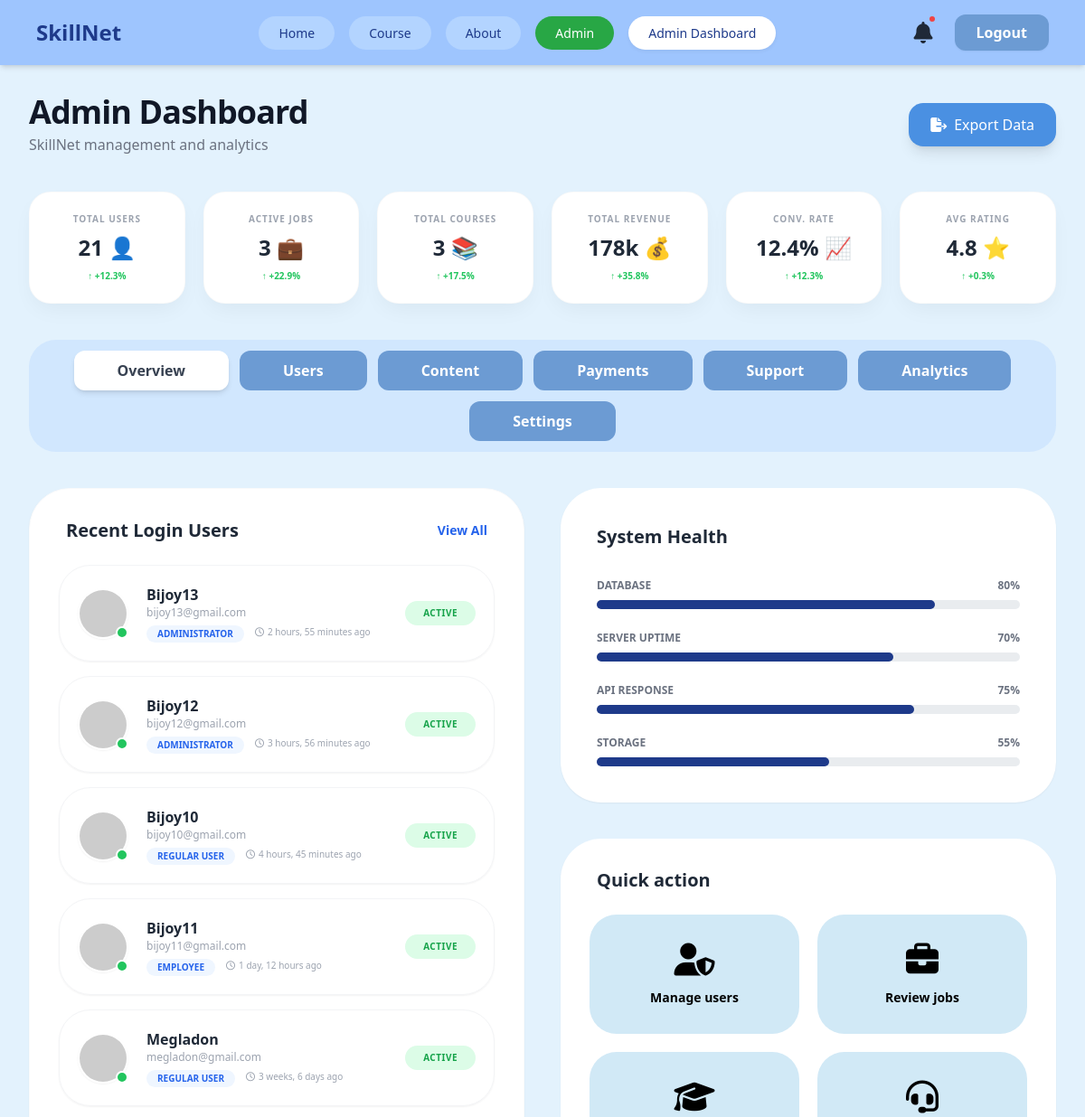
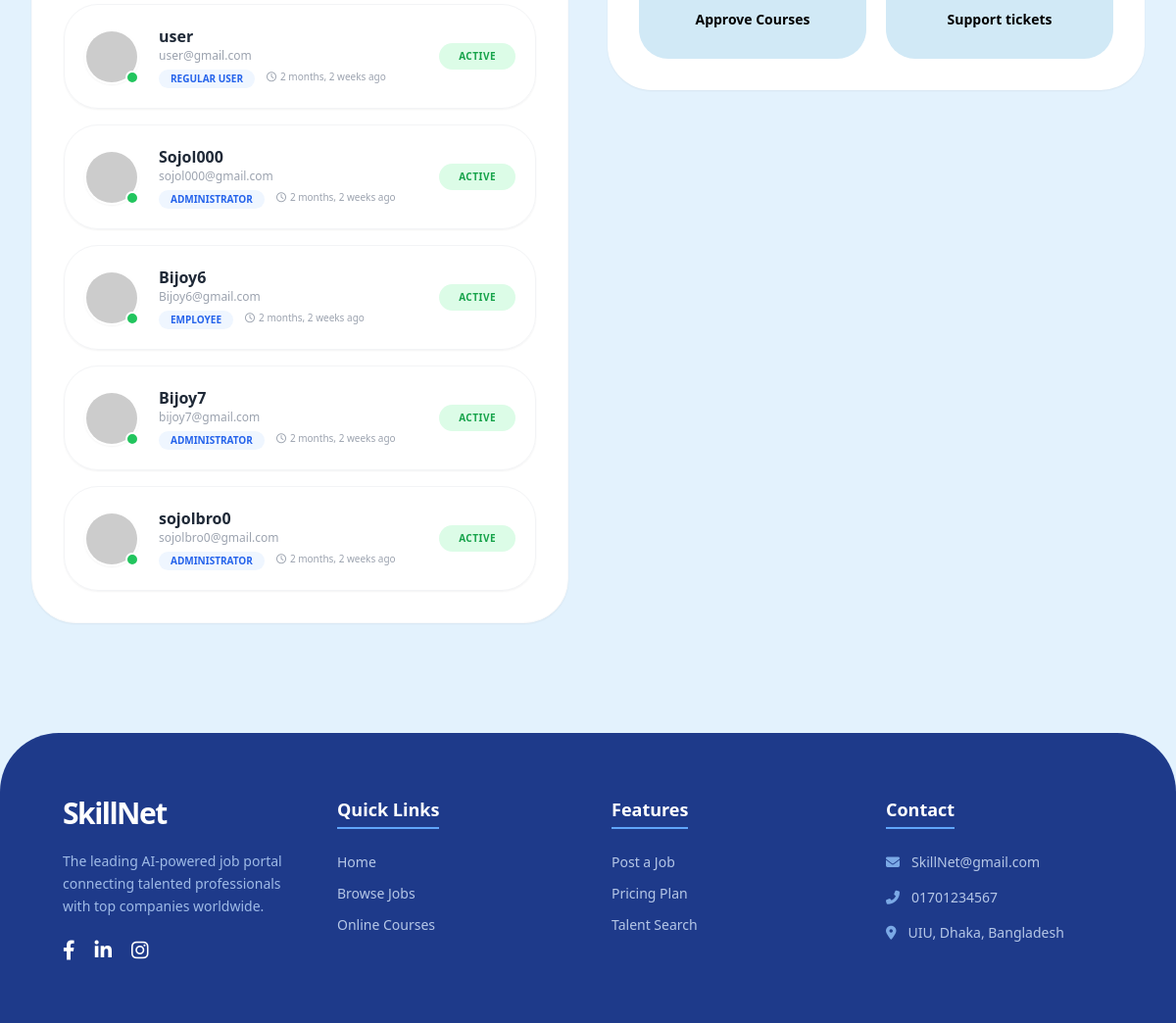
The app's page /dashboard/ (signed in) with its own data (2 pictures, top to bottom).
### accounts/models.py (models this page shows, shortened)
class CustomUser(models.Model):
    USER_TYPES = (
        ('user', 'Regular User'),
        ('employee', 'Employee'),
        ('admin', 'Administrator'),
    )
    user = models.OneToOneField(User, on_delete=models.CASCADE)
    user_type = models.CharField(max_length=20, choices=USER_TYPES, default='user')
    created_at = models.DateTimeField(auto_now_add=True)
    updated_at = models.DateTimeField(auto_now=True)

### app/views.py (the view)
# urls.py: path('dashboard/', views.dashboard, name='dashboard'),
@login_required
def dashboard(request):
    total_users = CustomUser.objects.count()
    total_active_jobs = Job.objects.filter(is_active=True).count()
    total_courses = Course.objects.filter(is_active=True).count()
    recent_login_profiles = CustomUser.objects.all().order_by('-user__last_login')[:10]
    context = {
        'total_users': total_users,
        'total_active_jobs': total_active_jobs,
        'total_courses': total_courses,
        'recent_login_profiles': recent_login_profiles,
    }
    return render(request, 'admin_dashboard.html', context)

### static/templates/admin_dashboard.html (shortened to what this page needs)
<!DOCTYPE html>
<html lang="en">
<head>
    <script src="https://cdn.tailwindcss.com"></script>
    <link rel="stylesheet" href="https://cdnjs.cloudflare.com/ajax/libs/font-awesome/6.4.0/css/all.min.css" />
</head>
<body>
    <nav class="bg-[#9EC5FE] px-10 py-4 flex justify-between items-center shadow-md sticky top-0 z-50">
        <div class="text-2xl font-bold text-[#1E3A8A]">SkillNet</div>
        <div class="hidden md:flex items-center gap-4">
            <a href="/" class="nav-pill">Home</a>
            <a href="#" class="nav-pill">Course</a>
            <a href="#" class="nav-pill">About</a>
            <a href="#" class="nav-pill-active">Admin</a>
            <a href="{% url 'app:dashboard' %}" class="nav-pill-white">Admin Dashboard</a>
        </div>
        <div class="flex items-center gap-6">
            <div class="relative cursor-pointer">
                <i class="fas fa-bell text-2xl text-gray-800"></i>
                <span class="absolute -top-1 -right-1 bg-red-500 w-2.5 h-2.5 rounded-full border-2 border-[#9EC5FE]"></span>
            </div>
            <form method="post" action="{% url 'logout' %}">
                <button type="submit" class="bg-[#6C9BD3] text-white px-6 py-2 rounded-xl font-bold hover:bg-[#1E3A8A] transition shadow-sm">
                    Logout
                </button>
            </form>
        </div>
    </nav>
    <div class="max-w-7xl mx-auto p-8">
        <div class="flex justify-between items-center mb-10">
            <div>
                <h1 class="text-4xl font-bold text-gray-900 tracking-tight">Admin Dashboard</h1>
                <p class="text-gray-500 mt-1 font-medium">SkillNet management and analytics</p>
            </div>
            <button class="bg-[#4A90E2] text-white px-6 py-3 rounded-2xl flex items-center gap-2 shadow-lg hover:bg-blue-600 transition">
                <i class="fas fa-file-export"></i> Export Data
            </button>
        </div>
        <div class="grid grid-cols-2 md:grid-cols-3 lg:grid-cols-6 gap-5 mb-10">
            <div class="stat-card">
                <p class="text-[10px] uppercase text-gray-400 font-bold tracking-widest">Total users</p>
                <div class="text-2xl font-black my-2 text-gray-800">{{ total_users|default:"0" }} <span class="text-blue-300">👤</span></div>
                <p class="text-[10px] text-green-500 font-bold">↑ +12.3%</p>
            </div>
            <div class="stat-card">
                <p class="text-[10px] uppercase text-gray-400 font-bold tracking-widest">Active jobs</p>
                <div class="text-2xl font-black my-2 text-gray-800">{{ total_active_jobs|default:"0" }} <span class="text-blue-300">💼</span></div>
                <p class="text-[10px] text-green-500 font-bold">↑ +22.9%</p>
            </div>
            <div class="stat-card">
                <p class="text-[10px] uppercase text-gray-400 font-bold tracking-widest">Total courses</p>
                <div class="text-2xl font-black my-2 text-gray-800">{{ total_courses|default:"0" }} <span class="text-blue-300">📚</span></div>
                <p class="text-[10px] text-green-500 font-bold">↑ +17.5%</p>
            </div>
            <div class="stat-card">
                <p class="text-[10px] uppercase text-gray-400 font-bold tracking-widest">Total revenue</p>
                <div class="text-2xl font-black my-2 text-gray-800">178k <span class="text-yellow-400">💰</span></div>
                <p class="text-[10px] text-green-500 font-bold">↑ +35.8%</p>
            </div>
            <div class="stat-card">
                <p class="text-[10px] uppercase text-gray-400 font-bold tracking-widest">Conv. rate</p>
                <div class="text-2xl font-black my-2 text-gray-800">12.4% <span class="text-green-300">📈</span></div>
                <p class="text-[10px] text-green-500 font-bold">↑ +12.3%</p>
            </div>
            <div class="stat-card">
                <p class="text-[10px] uppercase text-gray-400 font-bold tracking-widest">Avg rating</p>
                <div class="text-2xl font-black my-2 text-gray-800">4.8 <span class="text-yellow-400">⭐</span></div>
                <p class="text-[10px] text-green-500 font-bold">↑ +0.3%</p>
            </div>
        </div>
        <div class="bg-[#B3D4FF]/40 p-3 rounded-[30px] flex flex-wrap gap-3 justify-center mb-10">
            <button class="px-12 py-2.5 bg-white rounded-xl shadow-md font-bold text-gray-700">Overview</button>
            <a href="{% url 'app:manage_users' %}" class="px-12 py-2.5 bg-[#6C9BD3] text-white rounded-xl font-bold hover:bg-[#1E3A8A] transition text-center">Users</a>
            <button class="px-12 py-2.5 bg-[#6C9BD3] text-white rounded-xl font-bold hover:bg-[#1E3A8A]">Content</button>
            <button class="px-12 py-2.5 bg-[#6C9BD3] text-white rounded-xl font-bold hover:bg-[#1E3A8A]">Payments</button>
            <button class="px-12 py-2.5 bg-[#6C9BD3] text-white rounded-xl font-bold hover:bg-[#1E3A8A]">Support</button>
            <button class="px-12 py-2.5 bg-[#6C9BD3] text-white rounded-xl font-bold hover:bg-[#1E3A8A]">Analytics</button>
            <button class="px-12 py-2.5 bg-[#6C9BD3] text-white rounded-xl font-bold hover:bg-[#1E3A8A]">Settings</button>
        </div>
        <div class="grid grid-cols-1 lg:grid-cols-2 gap-10">
            <div class="bg-white p-8 rounded-[45px] shadow-sm border border-gray-50">
                <div class="flex justify-between items-center mb-6 px-2">
                    <h3 class="text-xl font-bold text-gray-800">Recent Login Users</h3>
                    <a href="{% url 'app:manage_users' %}" class="text-sm font-bold text-blue-600 hover:underline">View All</a>
                </div>
                <div class="space-y-4">
                    {% for profile in recent_login_profiles %}
                    <div class="flex items-center justify-between p-5 border border-gray-100 rounded-[35px] hover:bg-gray-50 transition shadow-sm hover:shadow-md duration-300">
                        <div class="flex items-center gap-5">
                            <div class="relative">
                                {% if profile.profile_picture %}
                                    <img src="{{ profile.profile_picture.url }}" class="w-14 h-14 rounded-full border-2 border-white shadow-sm object-cover">
                                {% else %}
                                    <img src="https://ui-avatars.com/api/?name={{ profile.user.username }}&background=random&color=fff" class="w-14 h-14 rounded-full border-2 border-white shadow-sm">
                                {% endif %}
                                <span class="absolute bottom-0 right-0 w-3.5 h-3.5 bg-green-500 border-2 border-white rounded-full"></span>
                            </div>
                            <div>
                                <h4 class="font-bold text-gray-800 text-base">{{ profile.user.username }}</h4>
                                <p class="text-xs text-gray-400 font-medium">{{ profile.user.email }}</p>
                                <div class="flex gap-3 mt-1.5">
                                    <span class="text-[10px] bg-blue-50 text-blue-600 px-3 py-0.5 rounded-full font-bold uppercase">{{ profile.get_user_type_display }}</span>
                                    <span class="text-[10px] text-gray-400"><i class="far fa-clock mr-1"></i>{{ profile.user.last_login|timesince }} ago</span>
                                </div>
                            </div>
                        </div>
                        <span class="px-5 py-1.5 rounded-full text-[10px] font-black uppercase tracking-wider {% if profile.user.is_active %}bg-green-100 text-green-600{% else %}bg-red-100 text-red-600{% endif %}">
                            {% if profile.user.is_active %}Active{% else %}Blocked{% endif %}
                        </span>
                    </div>
                    {% empty %}
                    <div class="text-center py-12 text-gray-400">No recent activity found.</div>
                    {% endfor %}
                </div>
            </div>
            <div class="space-y-10">
                <div class="bg-white p-10 rounded-[45px] shadow-sm">
                    <h3 class="text-xl font-bold mb-8 text-gray-800">System Health</h3>
                    <div class="space-y-6">
                        <div>
                            <div class="flex justify-between text-xs mb-2 font-bold text-gray-500 uppercase"><span>Database</span><span>80%</span></div>
                            <div class="health-bar-bg"><div class="health-bar-fill" style="width: 80%"></div></div>
                        </div>
                        <div>
                            <div class="flex justify-between text-xs mb-2 font-bold text-gray-500 uppercase"><span>Server Uptime</span><span>70%</span></div>
                            <div class="health-bar-bg"><div class="health-bar-fill" style="width: 70%"></div></div>
                        </div>
                        <div>
                            <div class="flex justify-between text-xs mb-2 font-bold text-gray-500 uppercase"><span>API Response</span><span>75%</span></div>
                            <div class="health-bar-bg"><div class="health-bar-fill" style="width: 75%"></div></div>
                        </div>
                        <div>
                            <div class="flex justify-between text-xs mb-2 font-bold text-gray-500 uppercase"><span>Storage</span><span>55%</span></div>
                            <div class="health-bar-bg"><div class="health-bar-fill" style="width: 55%"></div></div>
                        </div>
                    </div>
                </div>
                <div class="bg-white p-8 rounded-[45px] shadow-sm">
                    <h3 class="text-xl font-bold mb-6 text-gray-800 ml-2">Quick action</h3>
                    <div class="grid grid-cols-2 gap-5">
                        <a href="{% url 'app:manage_users' %}" class="action-box group">
    <i class="fas fa-user-shield text-4xl mb-3 block group-hover:scale-110 transition duration-300"></i>
    <p class="font-bold text-sm">Manage users</p>
</a>
                        <div class="action-box group">
                            <i class="fas fa-briefcase text-4xl mb-3 block group-hover:scale-110 transition duration-300"></i>
                            <p class="font-bold text-sm">Review jobs</p>
                        </div>
                        <div class="action-box group">
                            <i class="fas fa-graduation-cap text-4xl mb-3 block group-hover:scale-110 transition duration-300"></i>
                            <p class="font-bold text-sm">Approve Courses</p>
                        </div>
                        <div class="action-box group">
                            <i class="fas fa-headset text-4xl mb-3 block group-hover:scale-110 transition duration-300"></i>
                            <p class="font-bold text-sm">Support tickets</p>
                        </div>
                    </div>
                </div>
            </div>
        </div>
    </div>
    <footer class="bg-[#1E3A8A] text-white p-16 mt-20 rounded-t-[60px]">
        <div class="max-w-7xl mx-auto grid grid-cols-1 md:grid-cols-4 gap-12">
            <div>
                <h2 class="text-3xl font-black mb-5 tracking-tighter">SkillNet</h2>
                <p class="text-sm text-blue-200 leading-relaxed opacity-80">
                    The leading AI-powered job portal connecting talented professionals with top companies worldwide.
                </p>
                <div class="flex gap-5 mt-6 text-xl">
                    <i class="fab fa-facebook-f hover:text-blue-400 cursor-pointer transition duration-300"></i>
                    <i class="fab fa-linkedin-in hover:text-blue-400 cursor-pointer transition duration-300"></i>
                    <i class="fab fa-instagram hover:text-blue-400 cursor-pointer transition duration-300"></i>
                </div>
            </div>
            <div>
                <h4 class="text-lg font-bold mb-6 border-b-2 border-blue-400 inline-block pb-1">Quick Links</h4>
                <ul class="text-sm space-y-3 text-blue-100 opacity-80">
                    <li><a href="/" class="hover:translate-x-2 block transition cursor-pointer">Home</a></li>
                    <li><a href="#" class="hover:translate-x-2 block transition cursor-pointer">Browse Jobs</a></li>
                    <li><a href="#" class="hover:translate-x-2 block transition cursor-pointer">Online Courses</a></li>
                </ul>
            </div>
            <div>
                <h4 class="text-lg font-bold mb-6 border-b-2 border-blue-400 inline-block pb-1">Features</h4>
                <ul class="text-sm space-y-3 text-blue-100 opacity-80">
                    <li class="hover:translate-x-2 transition cursor-pointer">Post a Job</li>
                    <li class="hover:translate-x-2 transition cursor-pointer">Pricing Plan</li>
                    <li class="hover:translate-x-2 transition cursor-pointer">Talent Search</li>
                </ul>
            </div>
            <div>
                <h4 class="text-lg font-bold mb-6 border-b-2 border-blue-400 inline-block pb-1">Contact</h4>
                <div class="text-sm text-blue-100 space-y-4 opacity-80">
                    <p class="flex items-center gap-3"><i class="fas fa-envelope text-blue-300"></i> SkillNet@gmail.com</p>
                    <p class="flex items-center gap-3"><i class="fas fa-phone-alt text-blue-300"></i> 01701234567</p>
                    <p class="flex items-center gap-3"><i class="fas fa-map-marker-alt text-blue-300"></i> UIU, Dhaka, Bangladesh</p>
                </div>
            </div>
        </div>
    </footer>
</body>
</html>

### static/templates/admin_dashboard.html (style rules this page uses)
:root { --primary-blue: #9EC5FE; --dark-blue: #1E3A8A; --bg-light: #E3F2FD; --accent-green: #28A745; --pill-blue: #B3D4FF; }
body { background-color: var(--bg-light); font-family: 'Segoe UI', Tahoma, Geneva, Verdana, sans-serif; }
.nav-pill { background-color: var(--pill-blue); color: var(--dark-blue); padding: 8px 22px; border-radius: 9999px; font-size: 14px; font-weight: 500; transition: all 0.3s ease; }
.nav-pill-active { background-color: var(--accent-green); color: white; padding: 8px 22px; border-radius: 9999px; font-size: 14px; font-weight: 500; }
.nav-pill-white { background-color: white; color: var(--dark-blue); padding: 8px 22px; border-radius: 9999px; font-size: 14px; font-weight: 500; box-shadow: 0 2px 4px rgba(0,0,0,0.05); }
.stat-card { background: white; border-radius: 24px; padding: 22px; text-align: center; box-shadow: 0 10px 25px -5px rgba(0, 0, 0, 0.05); border: 1px solid rgba(0,0,0,0.02); transition: transform 0.3s ease; }
.health-bar-bg { height: 10px; background: #E9ECEF; border-radius: 10px; }
.health-bar-fill { height: 100%; background: var(--dark-blue); border-radius: 10px; }
.action-box { background-color: #D1E9F6; border-radius: 30px; padding: 30px 15px; text-align: center; transition: all 0.3s ease; cursor: pointer; display: block; }

### records on screen
CustomUser: user.username "Bijoy13", user.email "bijoy13@gmail.com", user_type "ADMINISTRATOR", user.last_login "2 hours, 55 minutes", shows "ACTIVE"
CustomUser: user.username "Bijoy12", user.email "bijoy12@gmail.com", user_type "ADMINISTRATOR", user.last_login "3 hours, 56 minutes", shows "ACTIVE"
CustomUser: user.username "Bijoy10", user.email "bijoy10@gmail.com", user_type "REGULAR USER", user.last_login "4 hours, 45 minutes", shows "ACTIVE"
CustomUser: user.username "Bijoy11", user.email "bijoy11@gmail.com", user_type "EMPLOYEE", user.last_login "1 day, 12 hours", shows "ACTIVE"
CustomUser: user.username "Megladon", user.email "megladon@gmail.com", user_type "REGULAR USER", user.last_login "3 weeks, 6 days", shows "ACTIVE"
CustomUser: user.username "user", user.email "user@gmail.com", user_type "REGULAR USER", user.last_login "2 months, 2 weeks", shows "ACTIVE"
CustomUser: user.username "Sojol000", user.email "sojol000@gmail.com", user_type "ADMINISTRATOR", user.last_login "2 months, 2 weeks", shows "ACTIVE"
CustomUser: user.username "Bijoy6", user.email "Bijoy6@gmail.com", user_type "EMPLOYEE", user.last_login "2 months, 2 weeks", shows "ACTIVE"
CustomUser: user.username "Bijoy7", user.email "bijoy7@gmail.com", user_type "ADMINISTRATOR", user.last_login "2 months, 2 weeks", shows "ACTIVE"
CustomUser: user.username "sojolbro0", user.email "sojolbro0@gmail.com", user_type "ADMINISTRATOR", user.last_login "2 months, 2 weeks", shows "ACTIVE"

### other values on screen
{{ total_users|default:"0" }} "21"
{{ total_active_jobs|default:"0" }} "3"
{{ total_courses|default:"0" }} "3"
